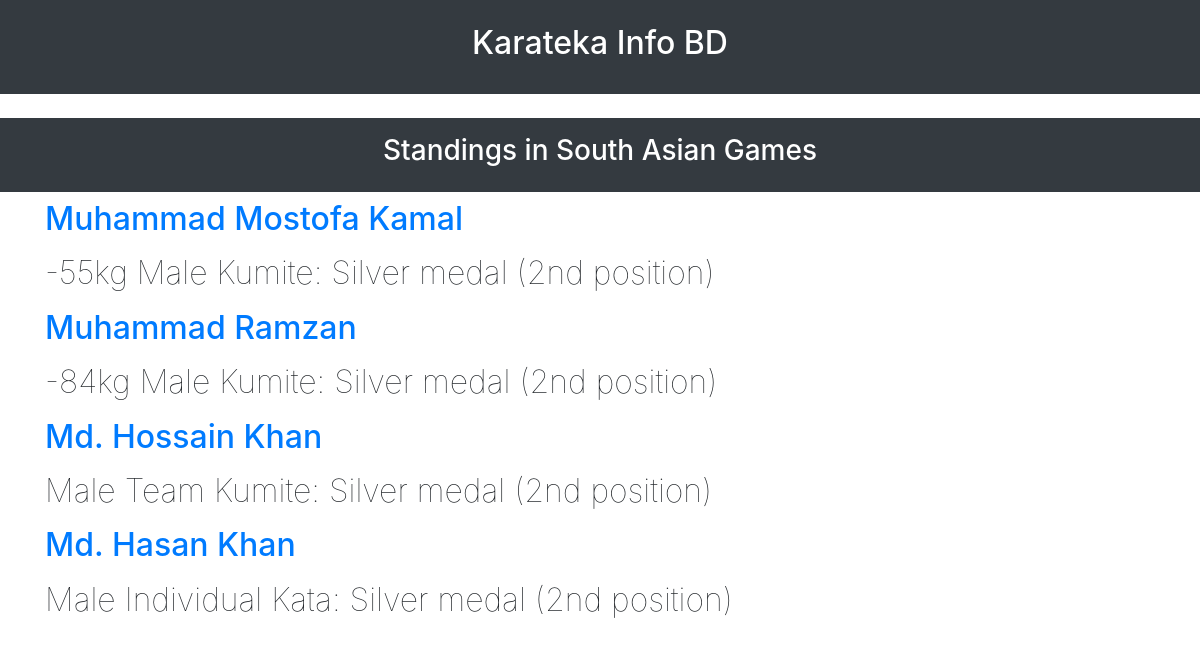
/karatekainfobd/show_championshipstandings_page/3/, run on the app's committed database.
### features/models.py (models this page shows, shortened)
class Championship(models.Model):
    title = models.CharField(max_length=100)
    start_date = models.DateField()
    description = models.CharField(max_length=100)
    logo_picture = models.ImageField(upload_to='championship_logos', blank=True)

class ChampionshipStanding(models.Model):
    championship = models.ForeignKey(Championship, on_delete=models.CASCADE)
    athlete = models.ForeignKey(Athlete, on_delete=models.CASCADE)
    category = models.CharField(max_length=22, choices=get_all_category_choices(), default='')
    position = models.IntegerField(choices=get_all_position_choices())

class Athlete(models.Model):
    name = models.CharField(max_length=100)
    gender = models.CharField(max_length=100, choices=GENDER_CHOICES)
    date_of_birth = models.DateField()
    feet_height = models.PositiveIntegerField(default=0)
    inch_height = models.DecimalField(default=0.0, decimal_places=1, max_digits=3, validators=[MinValueValidator(Decimal(0.0))])
    weight = models.FloatField(default=0.0, help_text='Weight in kg')
    club = models.ForeignKey(Club, blank=True, null=True, on_delete=models.SET_NULL)
    team = models.ForeignKey(Team, blank=True, null=True, on_delete=models.SET_NULL)
    individual_kata_event = models.CharField(max_length=22, choices=get_all_individual_kata_choices(), blank=True, default="")
    individual_kata_active = models.BooleanField(default=False)
    individual_kumite_event = models.CharField(max_length=22, choices=get_all_individual_kumite_choices(), blank=True, default="")
    individual_kumite_active = models.BooleanField(default=False)
    team_kata_event = models.CharField(max_length=22, choices=get_all_team_kata_choices(), blank=True, default="")
    team_kata_active = models.BooleanField(default=False)
    team_kumite_event = models.CharField(max_length=22, choices=get_all_team_kumite_choices(), blank=True, default="")
    team_kumite_active = models.BooleanField(default=False)
    u21_kata_event = models.CharField(max_length=22, choices=get_all_u21_kata_choices(), blank=True, default="")
    u21_kata_active = models.BooleanField(default=False)
    u21_kumite_event = models.CharField(max_length=22, choices=get_all_u21_kumite_choices(), blank=True, default="")
    u21_kumite_active = models.BooleanField(default=False)
    gold = models.PositiveIntegerField(default=5)
    silver = models.PositiveIntegerField(default=5)
    bronze = models.PositiveIntegerField(default=5)
    description = models.CharField(max_length=100, blank=True, default='')
    picture = models.ImageField(upload_to='athlete_images', blank=True)
    active = models.BooleanField(default=True)

### features/views.py (the view)
# urls.py: path('show_championshipstandings_page/<int:championship_id>/', views.show_championshipstandings_page, name='show_championshipstandings_page'),
def show_championshipstandings_page(request, championship_id):
    context = {}
    championship = Championship.objects.get(id=championship_id)
    championshipstandings = ChampionshipStanding.objects.filter(championship=championship)
    context['championship'] = championship
    context['championshipstandings'] = championshipstandings
    return render(request, 'features/show_championshipstandings_page.html', context=context)

### features/templates/features/show_championshipstandings_page.html
{% extends 'features/show_athlete_page.html' %}
{% block main_block1 %}
<h3> Standings in {{ championship.title }} </h3>
{% endblock %}
{% block main_block2 %}
{% for championshipstanding in championshipstandings %}
    <div class="container">
        <h2>
            <p>
                <a href="{% url 'show_athlete_page' championshipstanding.athlete.id %}"> {{ championshipstanding.athlete.name }} </a>
            </p>
            <p class="font-weight-lighter">
                {{ championshipstanding.category }}:
                {% if championshipstanding.position == 1 %}
                    Gold medal (1st position)
                {% elif championshipstanding.position == 2 %}
                    Silver medal (2nd position)
                {% elif championshipstanding.position == 3 %}
                    Bronze medal (3rd position)
                {% endif %}
            </p>
        </h2>
    </div>
{% endfor %}
{% endblock %}

### data on the page
Championship: title "South Asian Games"
ChampionshipStanding: athlete.name "Muhammad Mostofa Kamal", category "-55kg Male Kumite", position "Silver medal (2nd position)"
ChampionshipStanding: athlete.name "Muhammad Ramzan", category "-84kg Male Kumite", position "Silver medal (2nd position)"
ChampionshipStanding: athlete.name "Md. Hossain Khan", category "Male Team Kumite", position "Silver medal (2nd position)"
ChampionshipStanding: athlete.name "Md. Hasan Khan", category "Male Individual Kata", position "Silver medal (2nd position)"
